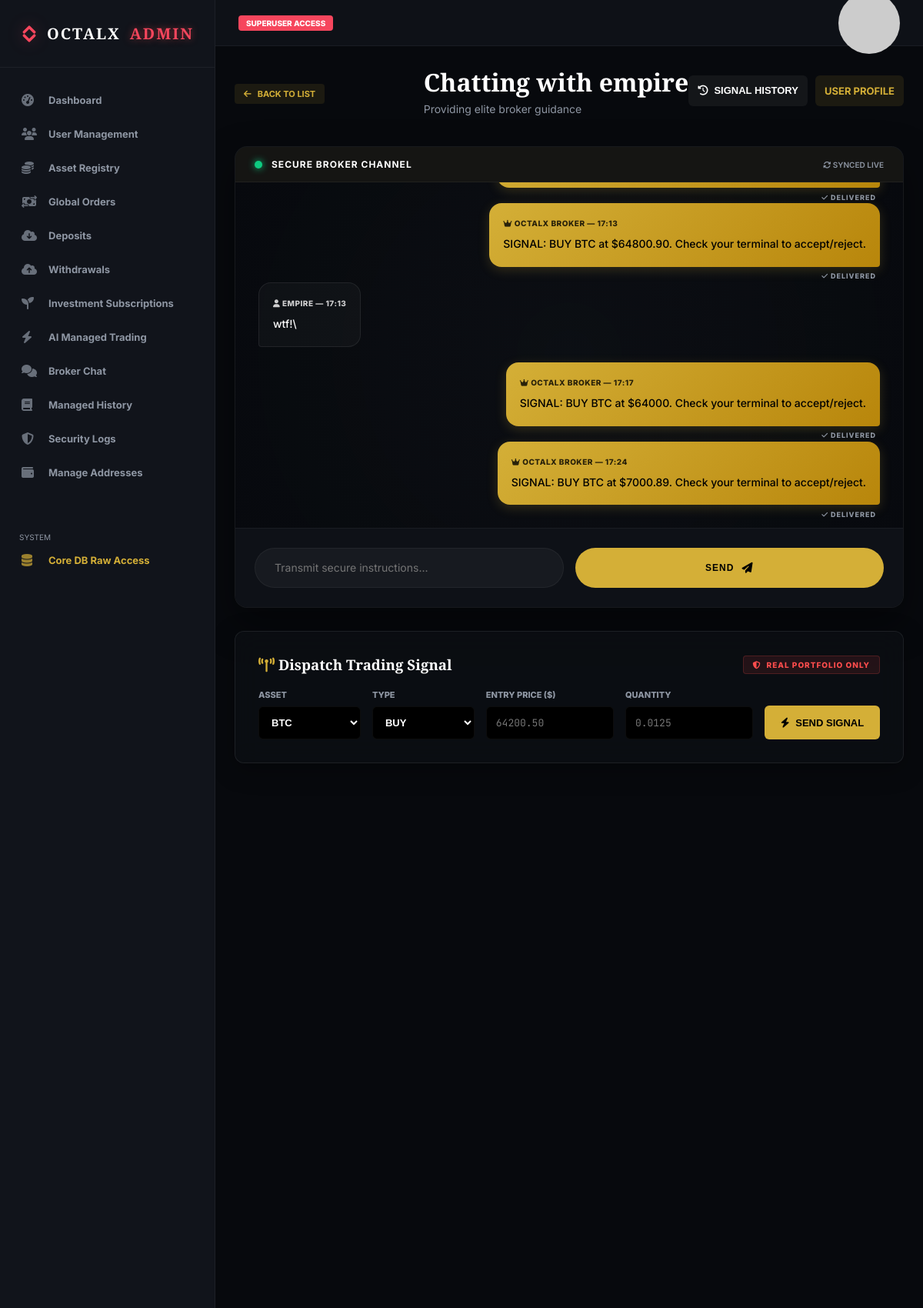
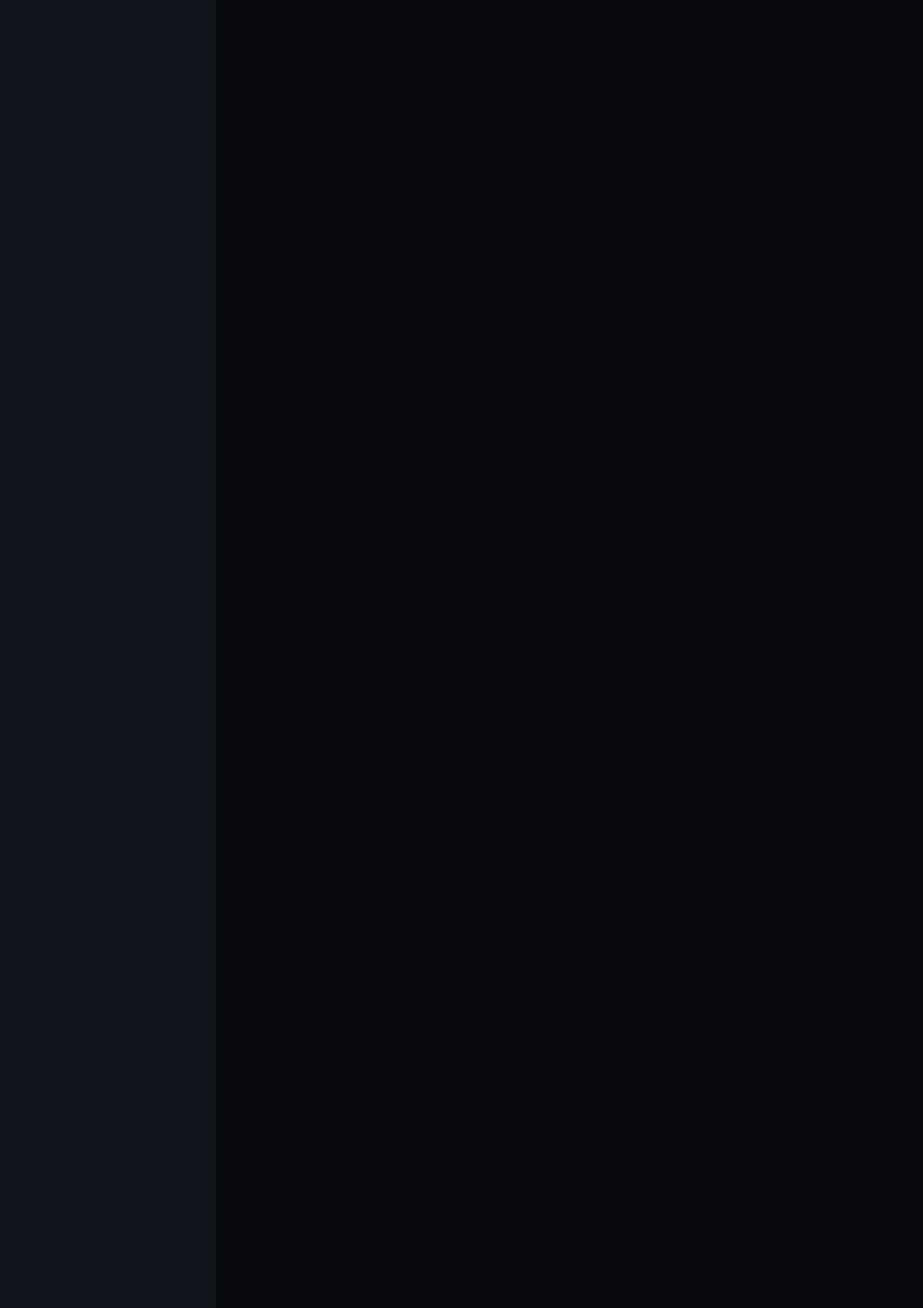
Page /et-admin/chat/2/ (signed in, upper part) on the committed database (2 pictures, top to bottom).
### core/models.py (models this page shows, shortened)
class ChatMessage(models.Model):
    user = models.ForeignKey(settings.AUTH_USER_MODEL, on_delete=models.CASCADE, related_name='chats')
    message = models.TextField()
    is_admin_reply = models.BooleanField(default=False)
    timestamp = models.DateTimeField(auto_now_add=True)
    is_read = models.BooleanField(default=False)

### core/views.py (the view)
# urls.py: path('et-admin/chat/<int:user_id>/', views.admin_chat_detail, name='admin_chat_detail'),
@user_passes_test(lambda u: u.is_active and u.is_superuser, login_url='login')
def admin_chat_detail(request, user_id):
    target_user = get_object_or_404(User, id=user_id)
    ChatMessage.objects.filter(user=target_user, is_admin_reply=False, is_read=False).update(is_read=True)
    messages_list = ChatMessage.objects.filter(user=target_user).order_by('timestamp')
    if request.method == 'POST':
        msg_text = request.POST.get('message')
        if msg_text:
            ChatMessage.objects.create(user=target_user, message=msg_text, is_admin_reply=True)
            return redirect('admin_chat_detail', user_id=user_id)
    return render(request, 'core/custom_admin/chat_detail.html', {
        'target_user': target_user,
        'chat_messages': messages_list,
        'assets': Asset.objects.all()
    })

### core/context_processors.py (called while the page is built)
def currency_context(request):
    if not request.user.is_authenticated:
        return {'pref_symbol': '$', 'pref_currency': 'USD', 'currency_rate': Decimal('1.00')}
    try:
        profile = request.user.profile
        profile.check_plan_expiry() # Force check on every page load
        pref = profile.preferred_currency
    except:
        pref = 'USD'
    rates = {
        'USD': ('$', Decimal('1.00')),
        'NGN': ('₦', Decimal('1500.00')),
        'EUR': ('€', Decimal('0.92')),
        'GBP': ('£', Decimal('0.79')),
    }
    symbol, rate = rates.get(pref, ('$', Decimal('1.00')))
    return {
        'pref_symbol': symbol,
        'pref_currency': pref,
        'currency_rate': rate,
    }

### core/models.py (called while the page is built, shortened)
    def check_plan_expiry(self):
        from django.utils import timezone
        from datetime import timedelta
        from .models import InvestmentPayment
        has_valid = InvestmentPayment.objects.filter(
            user=self.user,
            status='COMPLETED',
            timestamp__gte=timezone.now() - timedelta(days=30)
        ).exists()
        return not has_valid

### templates/core/custom_admin/chat_detail.html (shortened to what this page needs)
{% extends 'core/custom_admin/admin_base.html' %}
{% load static %}
{% block admin_content %}
<div class="page-header">
  <a
    href="{% url 'admin_chat_list' %}"
    class="trade-btn-sm"
    style="
      margin-bottom: 15px;
      display: inline-flex;
      align-items: center;
      gap: 8px;
      text-decoration: none;
    "
  >
    <i class="fas fa-arrow-left"></i> Back to List
  </a>
  <div
    style="display: flex; justify-content: space-between; align-items: center"
  >
    <div>
      <h1 class="page-title">Chatting with {{ target_user.username }}</h1>
      <p class="page-sub">Providing elite broker guidance</p>
    </div>
    <div style="display: flex; gap: 10px">
      <button
        onclick="
          document.getElementById('signalHistoryModal').style.display = 'flex'
        "
        class="bc-btn"
        style="background: rgba(255, 255, 255, 0.05); color: white"
      >
        <i class="fas fa-clock-rotate-left"></i> Signal History
      </button>
      <a
        href="{% url 'custom_admin_user_detail' target_user.id %}"
        class="bc-btn"
        style="background: rgba(212, 175, 55, 0.1); color: var(--primary)"
        >User Profile</a
      >
    </div>
  </div>
</div>
<div
  class="chat-container glass"
  style="
    display: flex;
    flex-direction: column;
    height: 600px;
    border: 1px solid var(--border);
    border-radius: 16px;
    overflow: hidden;
    margin-bottom: 30px;
    box-shadow: 0 20px 50px rgba(0, 0, 0, 0.4);
  "
>
  <div
    style="
      padding: 15px 25px;
      background: rgba(212, 175, 55, 0.05);
      border-bottom: 1px solid var(--border);
      display: flex;
      align-items: center;
      justify-content: space-between;
    "
  >
    <div style="display: flex; align-items: center; gap: 12px">
      <div
        style="
          width: 10px;
          height: 10px;
          background: var(--success);
          border-radius: 50%;
          box-shadow: 0 0 10px var(--success);
          animation: pulse 2s infinite;
        "
      ></div>
      <span
        style="
          font-size: 12px;
          font-weight: 700;
          color: white;
          letter-spacing: 1px;
          text-transform: uppercase;
        "
        >Secure Broker Channel</span
      >
    </div>
    <div
      id="connection-status"
      style="font-size: 10px; color: var(--text-secondary); font-weight: 600"
    >
      <i class="fas fa-sync fa-spin"></i> SYNCED LIVE
    </div>
  </div>
  <div
    id="admin-chat-messages"
    style="
      flex: 1;
      padding: 30px;
      overflow-y: auto;
      display: flex;
      flex-direction: column;
      gap: 20px;
      background: radial-gradient(
        circle at center,
        rgba(14, 17, 23, 0.4) 0%,
        rgba(7, 9, 13, 0.8) 100%
      );
    "
  >
    {% for m in chat_messages %}
    <div
      class="message-bubble {% if m.is_admin_reply %}admin-bubble{% else %}user-bubble{% endif %}"
      style="max-width: 80%; padding: 18px; border-radius: 16px; line-height: 1.6; font-size: 14px; position: relative; transition: all 0.3s ease; word-break: break-word; overflow-wrap: anywhere;
             {% if m.is_admin_reply %}align-self: flex-end; background: linear-gradient(135deg, var(--primary) 0%, #b8860b 100%); color: black; border-bottom-right-radius: 4px; box-shadow: 0 4px 15px rgba(212,175,55,0.2);{% else %}align-self: flex-start; background: rgba(255,255,255,0.03); border: 1px solid rgba(255,255,255,0.08); color: white; border-bottom-left-radius: 4px;{% endif %}"
    >
      <div style="font-size: 10px; margin-bottom: 8px; font-weight: 800; text-transform: uppercase; letter-spacing: 0.5px; opacity: 0.8;">
        {% if m.is_admin_reply %}<i class="fas fa-crown"></i> OCTALX Broker — {{ m.timestamp|date:"H:i" }}{% else %}<i class="fas fa-user"></i> {{ target_user.username }} — {{ m.timestamp|date:"H:i" }}{% endif %}
      </div>
      <div style="font-weight: 500; white-space: pre-wrap;">{{ m.message }}</div>
      {% if m.is_admin_reply %}
      <div
        style="
          font-size: 9px;
          position: absolute;
          bottom: -20px;
          right: 5px;
          color: var(--text-secondary);
          font-weight: 800;
          text-transform: uppercase;
          letter-spacing: 1px;
        "
      >
        {% if m.is_read %}
        <span style="color: var(--primary)">
          <i class="fas fa-check-double"></i> SEEN
        </span>
        {% else %}
        <span><i class="fas fa-check"></i> DELIVERED</span>
        {% endif %}
      </div>
      {% endif %}
    </div>
    {% endfor %}
  </div>
  <form
    id="admin-msg-form"
    method="POST"
    style="
      padding: 25px;
      border-top: 1px solid var(--border);
      background: #0e1117;
      display: flex;
      gap: 15px;
      align-items: flex-end;
      flex-wrap: wrap;
    "
  >
    <div style="flex: 1; position: relative">
      <textarea
        id="admin-msg-input"
        name="message"
        placeholder="Transmit secure instructions..."
        required
        rows="1"
        style="
          width: 100%;
          background: rgba(255, 255, 255, 0.04);
          border: 1px solid var(--border);
          color: white;
          padding: 15px 25px;
          border-radius: 30px;
          font-size: 14px;
          outline: none;
          transition: all 0.3s;
          resize: none;
          min-height: 52px;
          max-height: 200px;
          font-family: inherit;
          display: block;
          line-height: 1.4;
        "
        oninput="this.style.height = ''; this.style.height = this.scrollHeight + 'px';"
        onkeydown="if(event.keyCode == 13 && !event.shiftKey) { event.preventDefault(); if (typeof this.form.requestSubmit === 'function') { this.form.requestSubmit(); } else { this.form.dispatchEvent(new Event('submit', {cancelable: true, bubbles: true})); } }"
      ></textarea>
    </div>
    <button
      type="submit"
      style="
        height: 52px;
        min-width: 120px;
        background: var(--primary);
        color: black;
        border: none;
        border-radius: 30px;
        font-weight: 900;
        text-transform: uppercase;
        font-size: 12px;
        letter-spacing: 1px;
        cursor: pointer;
        display: flex;
        align-items: center;
        justify-content: center;
        gap: 10px;
        flex: 1; /* Expand on mobile if wrapped */
      "
    >
      SEND <i class="fas fa-paper-plane" style="font-size: 14px"></i>
    </button>
  </form>
</div>
<div class="data-card glass" style="padding: 30px">
  <div
    style="
      display: flex;
      justify-content: space-between;
      align-items: center;
      margin-bottom: 20px;
    "
  >
    <h3 style="font-family: &quot;Cinzel&quot;; margin: 0">
      <i class="fas fa-tower-broadcast" style="color: var(--primary)"></i>
      Dispatch Trading Signal
    </h3>
    <div
      style="
        display: inline-flex;
        align-items: center;
        gap: 8px;
        background: rgba(255, 77, 77, 0.1);
        border: 1px solid rgba(255, 77, 77, 0.2);
        padding: 5px 12px;
        border-radius: 4px;
      "
    >
      <i
        class="fas fa-shield-halved"
        style="color: #ff4d4d; font-size: 10px"
      ></i>
      <span
        style="
          color: #ff4d4d;
          font-size: 10px;
          font-weight: 800;
          text-transform: uppercase;
          letter-spacing: 1px;
        "
        >Real Portfolio Only</span
      >
    </div>
  </div>
  <form
    method="POST"
    action="{% url 'admin_send_signal' target_user.id %}"
    style="
      display: flex;
      flex-wrap: wrap;
      gap: 15px;
      align-items: flex-end;
    "
  >
    <div class="form-group" style="flex: 1.2; min-width: 130px;">
      <label style="display: block; font-size: 11px; margin-bottom: 8px; color: var(--text-secondary); text-transform: uppercase; font-weight: 800;">Asset</label>
      <select
        name="asset_id"
        style="
          width: 100%;
          background: #000;
          border: 1px solid var(--border);
          color: white;
          padding: 12px;
          border-radius: 6px;
          font-weight: 700;
          font-size: 13px;
        "
      >
        {% for a in assets %}<option value="{{ a.id }}">{{ a.symbol }}</option>{% endfor %}
      </select>
    </div>
    <div class="form-group" style="flex: 1.2; min-width: 130px;">
      <label style="display: block; font-size: 11px; margin-bottom: 8px; color: var(--text-secondary); text-transform: uppercase; font-weight: 800;">Type</label>
      <select
        name="order_type"
        style="
          width: 100%;
          background: #000;
          border: 1px solid var(--border);
          color: white;
          padding: 12px;
          border-radius: 6px;
          font-weight: 700;
          font-size: 13px;
        "
      >
        <option value="BUY">BUY</option>
      </select>
    </div>
    <div class="form-group" style="flex: 1.5; min-width: 150px;">
      <label style="display: block; font-size: 11px; margin-bottom: 8px; color: var(--text-secondary); text-transform: uppercase; font-weight: 800;">Entry Price ($)</label>
      <input
        type="number"
        name="price"
        step="0.01"
        style="
          width: 100%;
          background: #000;
          border: 1px solid var(--border);
          color: white;
          padding: 12px;
          border-radius: 6px;
          font-family: 'JetBrains Mono';
          font-size: 13px;
        "
        placeholder="64200.50"
        required
      />
    </div>
    <div class="form-group" style="flex: 1.5; min-width: 150px;">
      <label style="display: block; font-size: 11px; margin-bottom: 8px; color: var(--text-secondary); text-transform: uppercase; font-weight: 800;">Quantity</label>
      <input
        type="number"
        name="quantity"
        step="0.00000001"
        style="
          width: 100%;
          background: #000;
          border: 1px solid var(--border);
          color: white;
          padding: 12px;
          border-radius: 6px;
          font-family: 'JetBrains Mono';
          font-size: 13px;
        "
        placeholder="0.0125"
        required
      />
    </div>
    <button
      type="submit"
      class="bc-btn"
      style="
        height: 44px;
        width: 150px;
        background: var(--primary);
        color: black;
      "
    >
      <i class="fas fa-bolt"></i> Send Signal
    </button>
  </form>
</div>
{% endblock admin_content %}

### static/css/style.css (style rules this page uses)
:root { --bg-dark: #07090d; --bg-panel: #0e1117; --bg-surface: #161a23; --primary: #d4af37; --primary-glow: rgba(212, 175, 55, 0.2); --success: #0ecb81; --success-gradient: linear-gradient(135deg, #0ecb81 0%, #0ba266 100%); --danger: #f6465d; --danger-gradient: linear-gradient(135deg, #f6465d 0%, #c93a4c 100%); --text-primary: #ffffff; --text-secondary: #8e96a3; --border: rgba(255, 255, 255, 0.05); --font-main: "Inter", system-ui, -apple-system, sans-serif; }
* { margin: 0; padding: 0; box-sizing: border-box; }
body { background-color: var(--bg-dark); color: var(--text-primary); font-family: var(--font-main); height: 100vh; display: flex; overflow: hidden; position: relative; }
.glass { background: rgba(14, 17, 23, 0.6); backdrop-filter: blur(16px); -webkit-backdrop-filter: blur(16px); border: 1px solid rgba(255, 255, 255, 0.08); box-shadow: 0 8px 32px 0 rgba(0, 0, 0, 0.3); }
.page-header { display: flex; justify-content: space-between; align-items: flex-end; margin-bottom: 40px; }
.page-title { font-family: "Cinzel", serif; font-size: 32px; margin-bottom: 5px; }
.page-sub { color: var(--text-secondary); font-size: 14px; }
.data-card { border-radius: 12px; overflow: hidden; }
.trade-btn-sm { display: inline-block; padding: 6px 12px; background: rgba(212, 175, 55, 0.1); color: var(--primary); border-radius: 4px; text-decoration: none; font-size: 11px; font-weight: 700; text-transform: uppercase; }
.bc-btn { padding: 12px; border: none; border-radius: 6px; font-weight: 700; cursor: pointer; text-transform: uppercase; display: flex; justify-content: center; align-items: center; gap: 8px; font-size: 13px; background: var(--primary); color: var(--bg-dark); text-decoration: none; }
.data-card.glass { padding: 20px; }

### rows in the picture
ChatMessage: is_admin_reply True (drawn)
ChatMessage: timestamp "17:13", message "SIGNAL: BUY BTC at $64800.90. Check your terminal to accept/reject.", is_admin_reply True (drawn)
ChatMessage: timestamp "17:13", message "wtf!\\"
ChatMessage: timestamp "17:17", message "SIGNAL: BUY BTC at $64000. Check your terminal to accept/reject.", is_admin_reply True (drawn)
ChatMessage: timestamp "17:24", message "SIGNAL: BUY BTC at $7000.89. Check your terminal to accept/reject.", is_admin_reply True (drawn)

### other values in the picture
{{ target_user.username }} "empire"
{{ target_user.username }} "EMPIRE"
form field asset_id "BTC"
